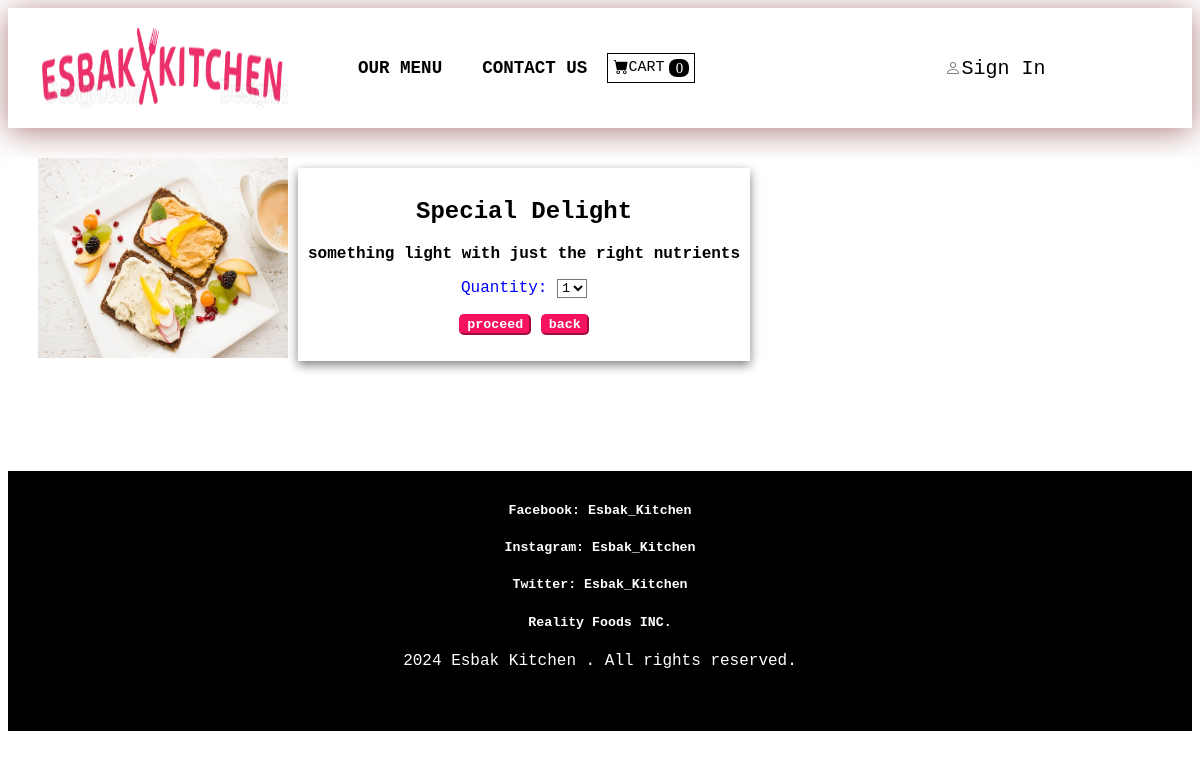
The page /food/4/ on the database its author committed.
### E_kitchen/models.py (models this page shows, shortened)
class Dishes(models.Model):
    name = models.CharField(max_length=80)
    price = models.DecimalField(max_digits=10, decimal_places=2)
    dish_type = models.ForeignKey(DishType, on_delete=models.CASCADE)
    description = models.TextField(blank=True, null=True)
    is_available = models.BooleanField(default=True)
    image = models.ImageField(upload_to='dishes/', blank=True, null=True)

### E_kitchen/views.py (the view)
# urls.py: path('food/<int:id>/', views.food_view, name='food'),
def food_view(request, id):
    food = get_object_or_404(Dishes, id=id)
    return render(request, 'food.html',{'food':food})

### cart/cart.py (called while the page is built)
    def __len__(self):
        return len(self.cart)

### cart/context_processors.py (called while the page is built)
def cart(request):
    return{'cart':Cart(request)}

### templates/food.html (shortened to what this page needs)
{% extends 'navbar.html' %}
{% block content %}
<body>
    <div class="food-cont">
        <div class="food-img">
            <img src="{{food.image.url}}" height="200" width="250" >
        </div>
        <div class="food-about">
            <p><h2>{{food.name}}</h2></p>
            <p><b>{{food.description}}</b></p>
            <div class="form-group" id="cart-qty">
                <label for="quantity">Quantity:</label>
                <select id="quantity" name="quantity" required>
                    <option value="1">1</option>
                </select>
            </div>
            <p><button  type="button" value="{{food.id}}" id="add-cart">proceed</button>&nbsp;<button><a href={% url 'menu' %}>back</a></button></p>
        </div>
    </div>
</body>
{% endblock %}

### static/css/style.css (style rules this page uses)
* { font-family: 'Courier New', Courier, monospace; background-color: white; }
a { text-decoration: none; display: flex; }
a { text-decoration: none; color: black; }

### static/css/menu.css (style rules this page uses)
body { font-family: 'Courier New', Courier, monospace; background-color:white }
.food-cont { display:flex; flex-wrap: wrap; margin: 30px; background-color: white; cursor: pointer; overflow-x: unset; }
.food-about { display: block; justify-content: center; align-content: center; margin: 10px; padding: 10px 10px; text-align:center; height: 40%; min-width:20%; box-sizing: border-box; box-shadow: 0 4px 10px rgba(0, 0, 0, 0.5); overflow: hidden; }
.food-about button { background-color: rgb(245, 18, 94); color: white; border-color: rgb(245, 18, 94); border-radius: 5px; cursor: pointer; font-weight: bold; transition: opacity 0.3s ease; }
.food-cont a { text-decoration: none; background-color: rgb(245, 18, 94); color: white; color: white; }
.form-group { color: blue; }

### rows shown on the page
Dishes: image (picture), name "Special Delight", description "something light with just the right nutrients"

### other values the page prints
{{ cart|length }} "0"
